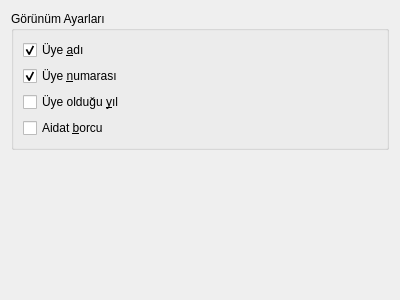
<?xml version="1.0" encoding="UTF-8"?>
<ui version="4.0">
 <class>Dialog</class>
 <widget class="QDialog" name="Dialog">
  <property name="geometry">
   <rect>
    <x>0</x>
    <y>0</y>
    <width>400</width>
    <height>300</height>
   </rect>
  </property>
  <property name="windowTitle">
   <string>Dialog</string>
  </property>
  <layout class="QVBoxLayout" name="verticalLayout">
   <item>
    <widget class="QGroupBox" name="groupBox">
     <property name="title">
      <string>Görünüm Ayarları</string>
     </property>
     <layout class="QGridLayout" name="gridLayout">
      <item row="0" column="0">
       <widget class="QCheckBox" name="checkBox">
        <property name="text">
         <string>Üye &amp;adı</string>
        </property>
        <property name="checked">
         <bool>true</bool>
        </property>
       </widget>
      </item>
      <item row="1" column="0">
       <widget class="QCheckBox" name="checkBox_2">
        <property name="text">
         <string>Üye &amp;numarası</string>
        </property>
        <property name="checked">
         <bool>true</bool>
        </property>
       </widget>
      </item>
      <item row="2" column="0">
       <widget class="QCheckBox" name="checkBox_3">
        <property name="text">
         <string>Üye olduğu &amp;yıl</string>
        </property>
       </widget>
      </item>
      <item row="3" column="0">
       <widget class="QCheckBox" name="checkBox_4">
        <property name="text">
         <string>Aidat &amp;borcu</string>
        </property>
       </widget>
      </item>
     </layout>
    </widget>
   </item>
   <item>
    <spacer name="verticalSpacer">
     <property name="orientation">
      <enum>Qt::Vertical</enum>
     </property>
     <property name="sizeHint" stdset="0">
      <size>
       <width>20</width>
       <height>139</height>
      </size>
     </property>
    </spacer>
   </item>
  </layout>
 </widget>
 <resources/>
 <connections/>
</ui>
